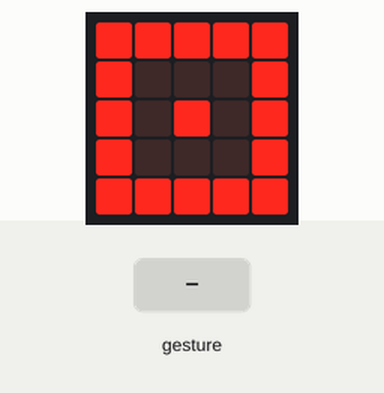
The program below on a simulated BBC micro:bit (MakeCode). Shown: the board's 5×5 LED display. Inputs (shaded band) come from the test bench. Random numbers come from a fixed seed; a tilt is held for 1.5 s and a shake lasts 1 s, then the board lies face up again.

Above: at 1.6 s.
1.7 s: gesture 'shake'
At 3.9 s:
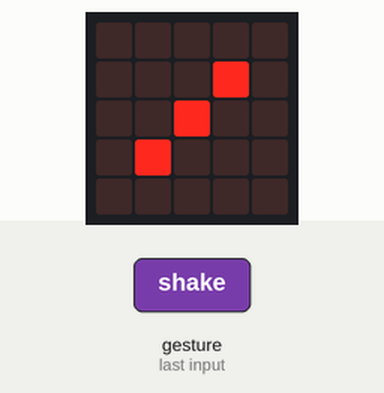
At 5.2 s:
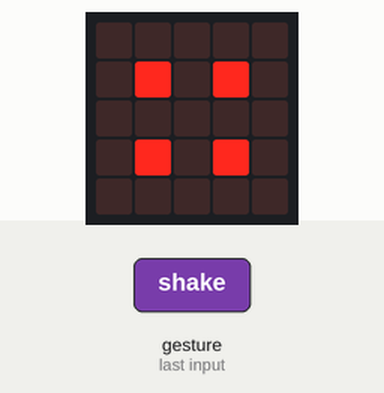
7.7 s: gesture 'shake'
At 16.7 s:
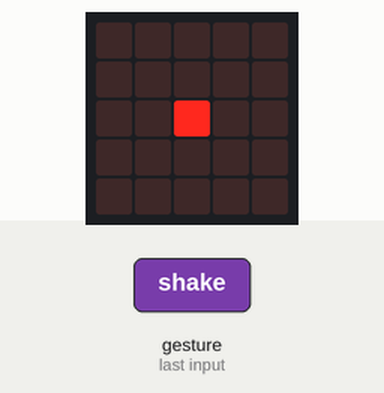

The program:

main.ts
```typescript
input.onGesture(Gesture.Shake, function () {
    for (let index = 0; index <= 6; index++) {
        szám = randint(1, 6)
        if (szám == 6) {
            basic.showLeds(`
                . . . . .
                . # . # .
                . # . # .
                . # . # .
                . . . . .
                `)
        } else if (szám == 5) {
            basic.showLeds(`
                . . . . .
                . # . # .
                . . # . .
                . # . # .
                . . . . .
                `)
        } else if (szám == 4) {
            basic.showLeds(`
                . . . . .
                . # . # .
                . . . . .
                . # . # .
                . . . . .
                `)
        } else if (szám == 3) {
            basic.showLeds(`
                . . . . .
                . . . # .
                . . # . .
                . # . . .
                . . . . .
                `)
        } else if (szám == 2) {
            basic.showLeds(`
                . . . . .
                . . . # .
                . . . . .
                . # . . .
                . . . . .
                `)
        } else if (szám == 1) {
            basic.showLeds(`
                . . . . .
                . . . . .
                . . # . .
                . . . . .
                . . . . .
                `)
        } else {
            basic.showLeds(`
                # # # # #
                # . . . #
                # . . . #
                # . . . #
                # # # # #
                `)
        }
        basic.pause(100 * index)
    }
    for (let index = 0; index <= 4; index++) {
        led.plot(index, 0)
        basic.pause(50)
    }
    for (let index = 0; index <= 4; index++) {
        led.plot(4, index)
        basic.pause(50)
    }
    for (let index = 0; index <= 4; index++) {
        led.plot(4 - index, 4)
        basic.pause(50)
    }
    for (let index = 0; index <= 4; index++) {
        led.plot(0, 4 - index)
        basic.pause(50)
    }
    for (let index = 0; index <= 4; index++) {
        led.unplot(index, 0)
        basic.pause(50)
    }
    for (let index = 0; index <= 4; index++) {
        led.unplot(4, index)
        basic.pause(50)
    }
    for (let index = 0; index <= 4; index++) {
        led.unplot(4 - index, 4)
        basic.pause(50)
    }
    for (let index = 0; index <= 4; index++) {
        led.unplot(0, 4 - index)
        basic.pause(50)
    }
})
let szám = 0
basic.showLeds(`
    # # # # #
    # . . . #
    # . # . #
    # . . . #
    # # # # #
    `)
basic.forever(function () {

})
```

test.ts
```typescript
// ide kerülnek a tesztek; a rendszer ezt nem kompilálja, ha a csomagot bővítményként használják.
```

Measured:
- after the input at 1.7 s, the display: first changes after 0.20 s (image 1 shows a later state)
- what the display in image 1 shows lasts 0.7 s, from 3.4 s to 4.1 s
- what the display in image 2 shows lasts 1.9 s, from 4.9 s to 6.8 s
